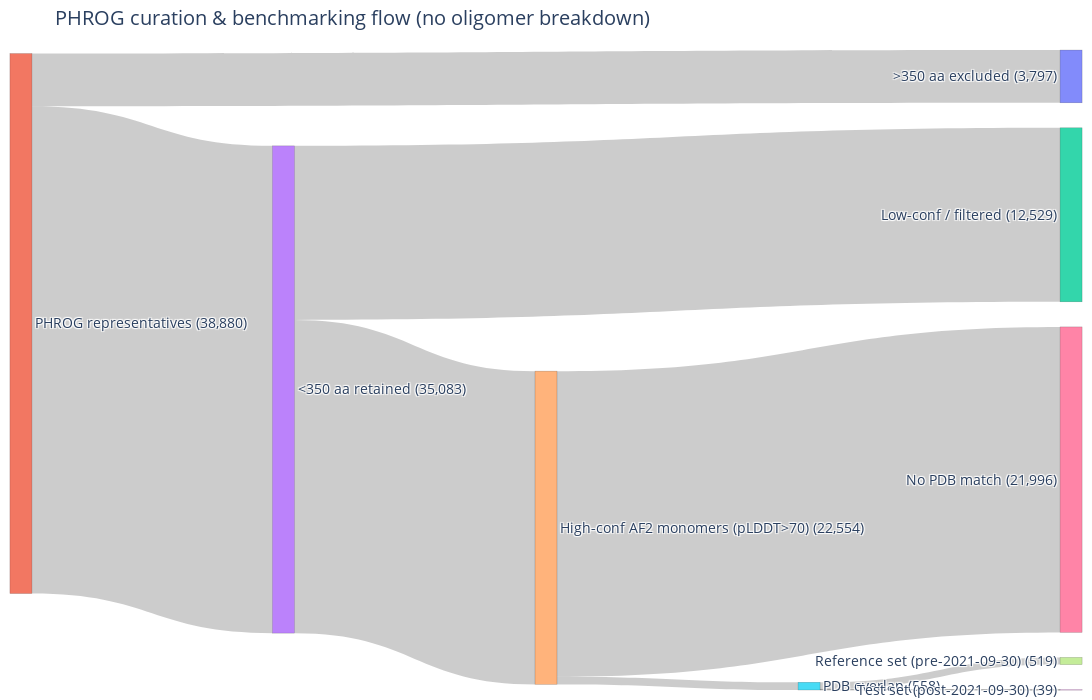

Notebook code cell kept with this figure:
### Markdown cell above
## build a sankey plot to visualise this 
go and make this online so that it easier to control which colours are used

### Code cell
import plotly.graph_objects as go
from collections import defaultdict

# Nodes (no curated/excluded, no oligomeric breakdown)
nodes = [
    ">350 aa excluded",
    "PHROG representatives",
    "Low-conf / filtered",
    "<350 aa retained",
    "High-conf AF2 monomers (pLDDT>70)",
    "PDB overlap",
    "No PDB match",
    "Reference set (pre-2021-09-30)",
    "Test set (post-2021-09-30)",
]

idx = {name: i for i, name in enumerate(nodes)}

# Links without oligomer categories
links = [
    (idx["PHROG representatives"], idx[">350 aa excluded"], 3797, ">350 aa excluded"),
    (idx["PHROG representatives"], idx["<350 aa retained"], 35083, "<350 aa retained"),

    (idx["<350 aa retained"], idx["Low-conf / filtered"], 12529, "pLDDT ≤ 70 / filtered"),
    (idx["<350 aa retained"], idx["High-conf AF2 monomers (pLDDT>70)"], 22554, "pLDDT > 70"),

    (idx["High-conf AF2 monomers (pLDDT>70)"], idx["PDB overlap"], 558, "PDB match"),
    (idx["High-conf AF2 monomers (pLDDT>70)"], idx["No PDB match"], 21996, "No PDB match"),

    (idx["PDB overlap"], idx["Reference set (pre-2021-09-30)"], 519, "Pre-cutoff"),
    (idx["PDB overlap"], idx["Test set (post-2021-09-30)"], 39, "Post-cutoff"),
]

# Compute totals per node (prefer inflow; else outflow)
inflow = defaultdict(int)
outflow = defaultdict(int)
for s, t, v, _ in links:
    outflow[s] += v
    inflow[t] += v

totals = {i: (inflow[i] if inflow[i] > 0 else outflow[i]) for i in range(len(nodes))}

# Labels with counts (special-case the overall total)
labels_with_counts = []
for i, name in enumerate(nodes):
    if name == "PHROG representatives":
        label = f"{name} (38,880)"
    else:
        label = f"{name} ({totals[i]:,})" if totals[i] > 0 else name
    labels_with_counts.append(label)

fig = go.Figure(data=[go.Sankey(
    arrangement="snap",
    valueformat=",.0f",
    node=dict(
        label=labels_with_counts,
        pad=25,
        thickness=22,
        line=dict(width=0.5, color="rgba(0,0,0,0.3)"),
        hovertemplate="%{label}<extra></extra>"
    ),
    link=dict(
        source=[s for s, t, v, h in links],
        target=[t for s, t, v, h in links],
        value=[v for s, t, v, h in links],
        hovertemplate="%{source.label} → %{target.label}<br>%{value} sequences<extra></extra>"
    )
)])

fig.update_layout(
    title="PHROG curation & benchmarking flow (no oligomer breakdown)",
    font=dict(size=14),
    width=1100,
    height=700,
    margin=dict(l=10, r=10, t=50, b=10)
)

fig.show()

### Figure 1 — Plotly figure (JSON) as saved in the notebook; plotly's stock layout.template omitted (floating-point values rounded to 4 significant figures)
{"data": [{"arrangement": "snap", "link": {"hovertemplate": "%{source.label} → %{target.label}<br>%{value} sequences<extra></extra>", "source": [1, 1, 3, 3, 4, 4, 5, 5], "target": [0, 3, 2, 4, 5, 6, 7, 8], "value": [3797, 35083, 12529, 22554, 558, 21996, 519, 39]}, "node": {"hovertemplate": "%{label}<extra></extra>", "label": [">350 aa excluded (3,797)", "PHROG representatives (38,880)", "Low-conf / filtered (12,529)", "<350 aa retained (35,083)", "High-conf AF2 monomers (pLDDT>70) (22,554)", "PDB overlap (558)", "No PDB match (21,996)", "Reference set (pre-2021-09-30) (519)", "Test set (post-2021-09-30) (39)"], "line": {"color": "rgba(0, 0, 0, 0.3)", "width": 0.5}, "pad": 25, "thickness": 22, "x": [0.9898, 0.01019, 0.9898, 0.2551, 0.5, 0.7454, 0.9898, 0.9898, 0.9898], "y": [0.0413, 0.4274, 0.2575, 0.5305, 0.7465, 0.9939, 0.6713, 0.9547, 0.9998]}, "type": "sankey", "valueformat": ",.0f"}], "layout": {"font": {"size": 14}, "height": 700, "margin": {"b": 10, "l": 10, "r": 10, "t": 50}, "title": {"text": "PHROG curation & benchmarking flow (no oligomer breakdown)"}, "width": 1100}}
